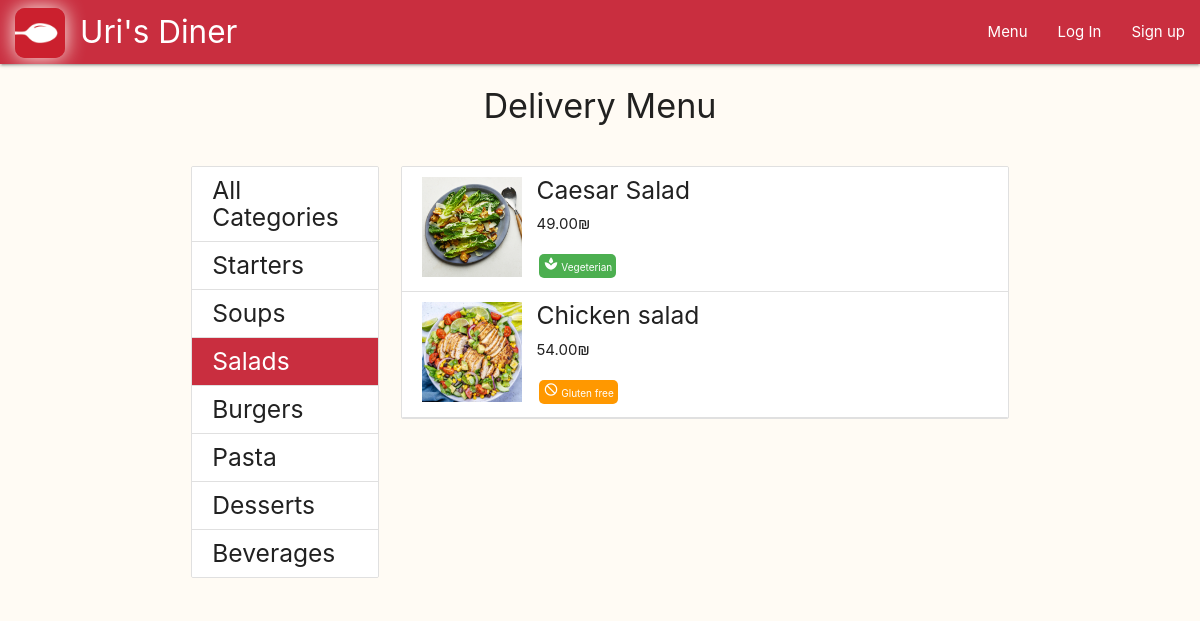
Screenshot of /menu/14 with the database file from the repository.
### main/models.py (models this page shows, shortened)
class Category(models.Model):
    name = models.CharField(max_length=20, blank=False, unique=True)
    is_deleted = models.BooleanField(default=False)
    image_Url = models.URLField(null=True, blank=True)
    image_file = models.ImageField(upload_to=category_image_path, null=True, blank=True)
    position = models.IntegerField(blank=False, default=0)
    def __str__(self):
        return self.name

class Dish(models.Model):
    name = models.CharField(max_length=50, blank=False)
    price = models.DecimalField(max_digits=5, decimal_places=2, blank=False)
    description = models.CharField(max_length=300, blank=False)
    is_gluten_free = models.BooleanField(default=False)
    is_vegeterian = models.BooleanField(default=False)
    category = models.ForeignKey(Category, on_delete=models.CASCADE, limit_choices_to={'is_deleted':False})
    is_deleted = models.BooleanField(default=False)
    image_Url = models.URLField(null=True, blank=True)
    image_file = models.ImageField(upload_to=dish_image_path, null=True, blank=True)

### main/views.py (the view)
# urls.py: path('menu/<int:category_id>', views.menu_category_dishes, name="menu_category_dishes"),
def menu_category_dishes(request, category_id):
    categories_list = sorted(Category.objects.filter(is_deleted=False), key=lambda category: category.position)
    try:
      category = Category.objects.get(id=category_id)
    except:
        return redirect('menu_all_categories')
    show_dishes = Dish.objects.filter(category=category, is_deleted=False)
    form = ItemAmountForm()
    return render(request, 'main/menu_category_dishes.html', {
        'categories_list':categories_list,
        'show_dishes':show_dishes,
        'form':form})

### main/context_processors.py (called while the page is built)
def site_wide_data(request):
    data = {}
    try:
        data.update({'open_orders_number' : len(Cart.objects.filter(delivery__is_delivered=False))})
    except:
        pass
    try:
        data.update({'my_open_orders_number' : len(Delivery.objects.filter(order__user=request.user).filter(is_delivered=False))})
    except:
        pass
    try:
        data.update({'my_cart_items_number' : len(User.objects.get(id=request.user.id).cart_set.last().item_set.all())})
    except:
        pass
    return data

### main/templates/main/menu_category_dishes.html (shortened to what this page needs)
{% extends 'layouts/menu.html' %}
{% block menu-content %}
<div>
  <ul class="collection">
    {% for dish in show_dishes %}
      <a class="modal-trigger collection-item
      "
      href="#{{dish.name}}">
        <img class="dish-img"
        {% if dish.image_file %}
          src="{{dish.image_file.url}}"
        {% else %}
          src="{{dish.image_Url}}"
        {% endif %} alt="{{dish.name}}">
        <div class="dish-text">
          <h5>{{dish.name}}</h5>
          <p>{{dish.price}}₪</p>
          <div>
            {% if dish.is_vegeterian %}
              {% include 'common/tag_vegeterian.html' %}
            {% endif %}
            {% if dish.is_gluten_free %}
              {% include 'common/tag_gluten_free.html' %}
            {% endif %}
          </div>
        </div>
      </a>
    {% endfor %}
  </ul>
</div>
{% endblock menu-content %}

### templates/layouts/menu.html (shortened to what this page needs)
{% extends 'layouts/main.html' %}
{% block main-content %}
<div class="container">
  <div class="row center-align">
    <h4>Delivery Menu</h4>
  </div>
  <div class="row">
    <div class="col l3">
      <ul class="collection">
        {% url 'menu_all_categories' as url %}
        <a class="collection-item
        "
        href="{{url}}">
          <h5 class="no-top-bottom-margin">All Categories</h5>
        </a>
        {% for category in categories_list %}
          {% url 'menu_category_dishes' category_id=category.id as url %}
          <a class="collection-item
          {% if request.path == url %}
            active
          {% endif %}"
          href="{{ url }}">
            <h5 class="no-top-bottom-margin">{{category}}</h5>
          </a>
        {% endfor %}
      </ul>
    </div>
    <div class="col l9">
      {% block menu-content %}
      {% endblock menu-content %}
    </div>
  </div>
</div>
{% endblock main-content %}

### templates/common/tag_vegeterian.html
<div class="green tag">
  <i class="tiny material-icons">spa</i> Vegeterian
</div>

### templates/common/tag_gluten_free.html
<div class="orange tag">
  <i class="tiny material-icons">do_not_disturb</i> Gluten free
</div>

### static/css/custom.css (style rules this page uses)
body { background-color: #fffbf4; }
.dish-img { height: 100px; width: 100px; vertical-align: top; object-fit: cover; }
.dish-text { display: inline-block; margin-left: 10px; }
.dish-text h5, p { margin-top: 0px; }
.no-top-bottom-margin { margin-bottom: 0px; margin-top: 0px; }
.tag { color: white; font-size: 10px; margin: 3px; display: inline-block; padding: 2px 4px 0px 4px; border-radius: 5px; }

### rows the page displays
Category: name "Starters"
Category: name "Soups"
Category: name "Salads"
Category: name "Burgers"
Category: name "Pasta"
Category: name "Desserts"
Category: name "Beverages"
Dish: image_file (picture), name "Caesar Salad", price "49.00", is_vegeterian True (drawn)
Dish: image_file (picture), name "Chicken salad", price "54.00", is_gluten_free True (drawn)
